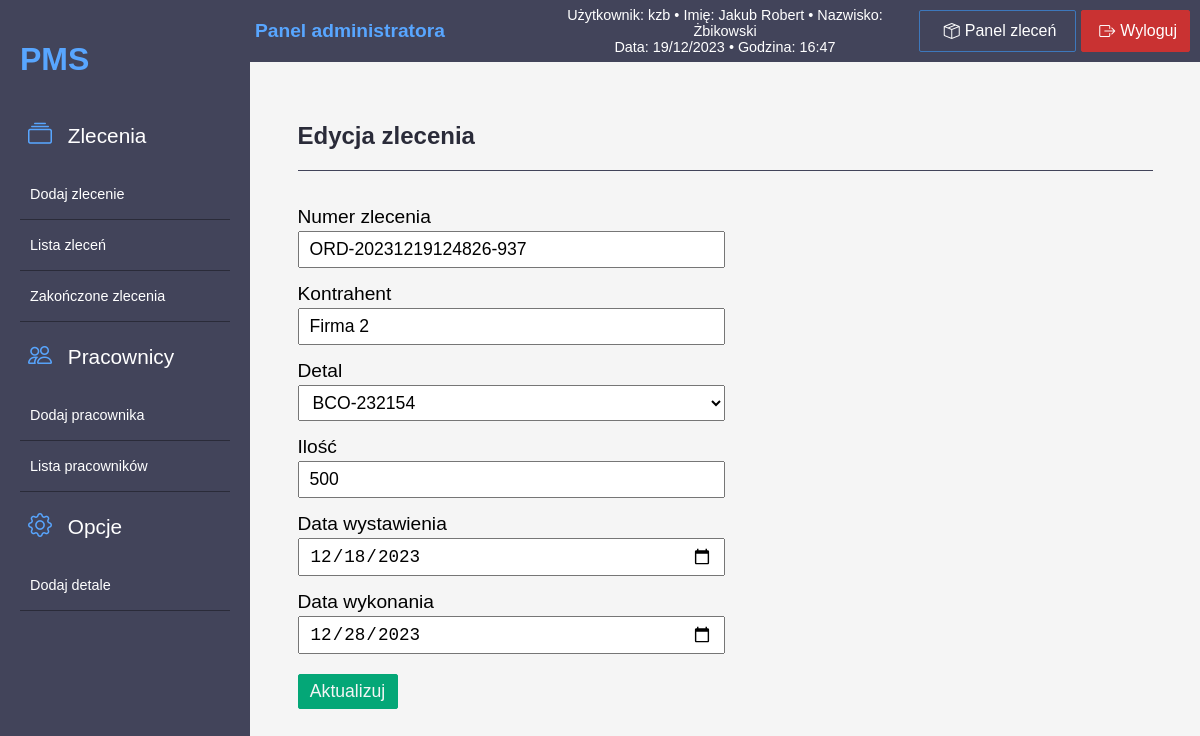
Page /index.php?action=edit-order&id=24 (signed in) on the committed database.
### tables this page shows
CREATE TABLE `orders` (
  `id` int(11) NOT NULL,
  `orderNumber` varchar(255) NOT NULL,
  `company` varchar(255) NOT NULL,
  `detail` text DEFAULT NULL,
  `quantity` int(11) DEFAULT NULL,
  `quantityNow` int(11) DEFAULT NULL,
  `issueDate` date DEFAULT NULL,
  `executionDate` date DEFAULT NULL,
  `status` tinyint(1) DEFAULT 0
);

### models/Order.php (called while the page is built, shortened)
<?php
class Order{
    public static function getOrderById($id) {
        $database = new Database();
        $connection = $database->getConnection();
        $query = "SELECT * FROM orders WHERE id = ?";
        $stmt = $connection->prepare($query);
        $stmt->bind_param("i", $id);
        $stmt->execute();
        $result = $stmt->get_result();
        $order = $result->fetch_assoc();
        return $order;
    }
}
?>

### views/edit-order.php (the view, shortened to what this page needs)
<!DOCTYPE html>
<html lang="pl">
<head>
    <link rel="stylesheet" type="text/css" href="styles/style.css">
    <link rel="stylesheet" type="text/css" href="styles/dashboard-style.css">
    <link rel="stylesheet" type="text/css" href="bs/bootstrap/css/bootstrap-table.css">
    <link rel="stylesheet" href="https://cdn.jsdelivr.net/npm/bootstrap-icons@1.11.2/font/bootstrap-icons.min.css">
</head>
<body>
<div class="container">
<?php include 'views/menu-admin.php'; ?>
    <div class="main-content" >
    <h2>Edycja zlecenia</h2>
        <form id="edit-order" action="?controller=OrderController&action=update-order" method="post">
            <label for="orderNumber">Numer zlecenia</label>
            <input type="text" id="orderNumber" name="orderNumber" value="<?php echo $order['orderNumber']; ?>" required>
            <label for="company">Kontrahent</label>
            <input type="text" id="company" name="company" value="<?php echo $order['company']; ?>"  required>
            <label for="detail">Detal </label>
            <select id="detail" name="detail">
            <option><?php echo $order['detail']; ?></option required>
            </select>
            <label for="quantity">Ilość</label>
            <input type="text" id="quantity" name="quantity" value="<?php echo $order['quantity']; ?>" required>
            <label for="issueDate">Data wystawienia</label>
            <input type="date" id="issueDate" name="issueDate" value="<?php echo $order['issueDate']; ?>" required>
            <label for="executionDate">Data wykonania</label>
            <input type="date" id="executionDate" name="executionDate" value="<?php echo $order['executionDate']; ?>" required>
            <button type="submit" id="submit-btn">Aktualizuj</button>
        </form>
    </div>
</div>
</body>
</html>

### styles/style.css (style rules this page uses)
body { height: 100%; margin: 0; font-family: Arial, Helvetica, sans-serif; }

### styles/dashboard-style.css (style rules this page uses)
.container { display: flex; }
.main-content { width: 90%; display: flex; flex-direction: column; justify-content: center; margin: 20px; padding: 20px; }
.main-content h2 { padding: 0px 0px 20px 0px; width: 100%; border-bottom: 1px solid #42445A; font-size: x-large; color: #2a2b39; }
form { width: 50%; display: flex; flex-direction: column; }
label { margin-top: 15px; margin-bottom: 3px; font-size: 1.2rem; }
input { padding: 6px 10px; font-size: 1.1rem; }
select { font-size: 1.1rem; padding: 6px 10px; }
#submit-btn { margin-top: 20px; padding: 6px; color: #f5f5f5; font-size: 1.1rem; background-color: #04a777; border: 1px solid #04a777; border-radius: 2px; min-width: 100px; width: 15%; transition: background-color 0.2s ease, color 0.2s ease; }

### rows in the picture
orders: orderNumber "ORD-20231219124826-937", company "Firma 2", detail "BCO-232154", quantity "500", issueDate "12/18/2023", executionDate "12/28/2023"

### other values in the picture
$_SESSION['username'] "kzb"
$_SESSION['name'] "Jakub Robert"
$_SESSION['lastname'] "Żbikowski"
